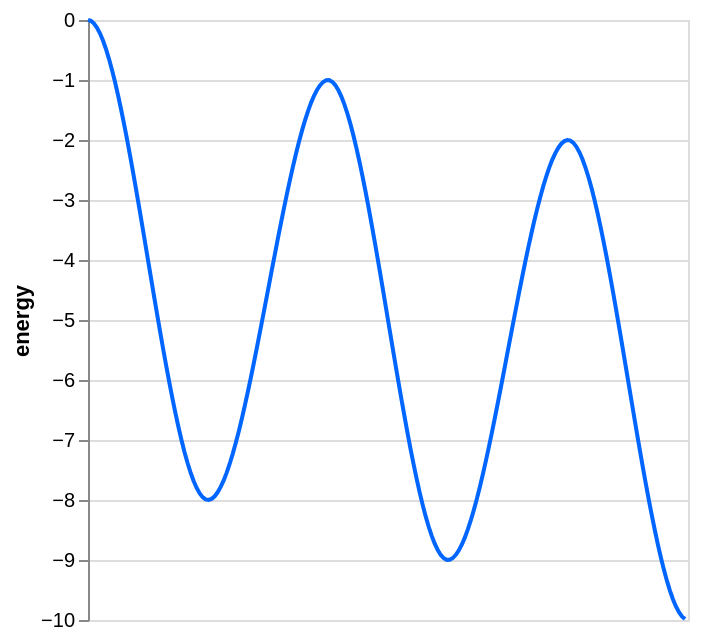

Notebook cell for this chart:
### Code cell
node_paths = mess.surf.node_paths_from_source(surf, 2)
print(node_paths)
mess.surf.plot_paths(surf, node_paths)

### Figure 1 — Vega-Lite specification as saved in the notebook (floating-point values rounded to 4 significant figures; data arrays with more than 128 entries replaced by an {"elided": "..."} marker saying what was removed)
{"config": {"view": {"continuousWidth": 300, "continuousHeight": 300}}, "data": {"name": "data-de3f731d4bd5276e465ce18fa3f7331e"}, "mark": {"type": "line"}, "encoding": {"color": {"field": "path", "legend": null, "scale": {"domain": ["0"], "range": ["#0066ff"]}, "type": "nominal"}, "x": {"axis": null, "field": "x", "type": "temporal"}, "y": {"field": "energy", "type": "quantitative"}}, "transform": [{"fold": ["0"], "as": ["path", "energy"]}], "$schema": "https://vega.github.io/schema/vega-lite/v5.20.1.json", "datasets": {"data-de3f731d4bd5276e465ce18fa3f7331e": {"elided": "200 records"}}}
